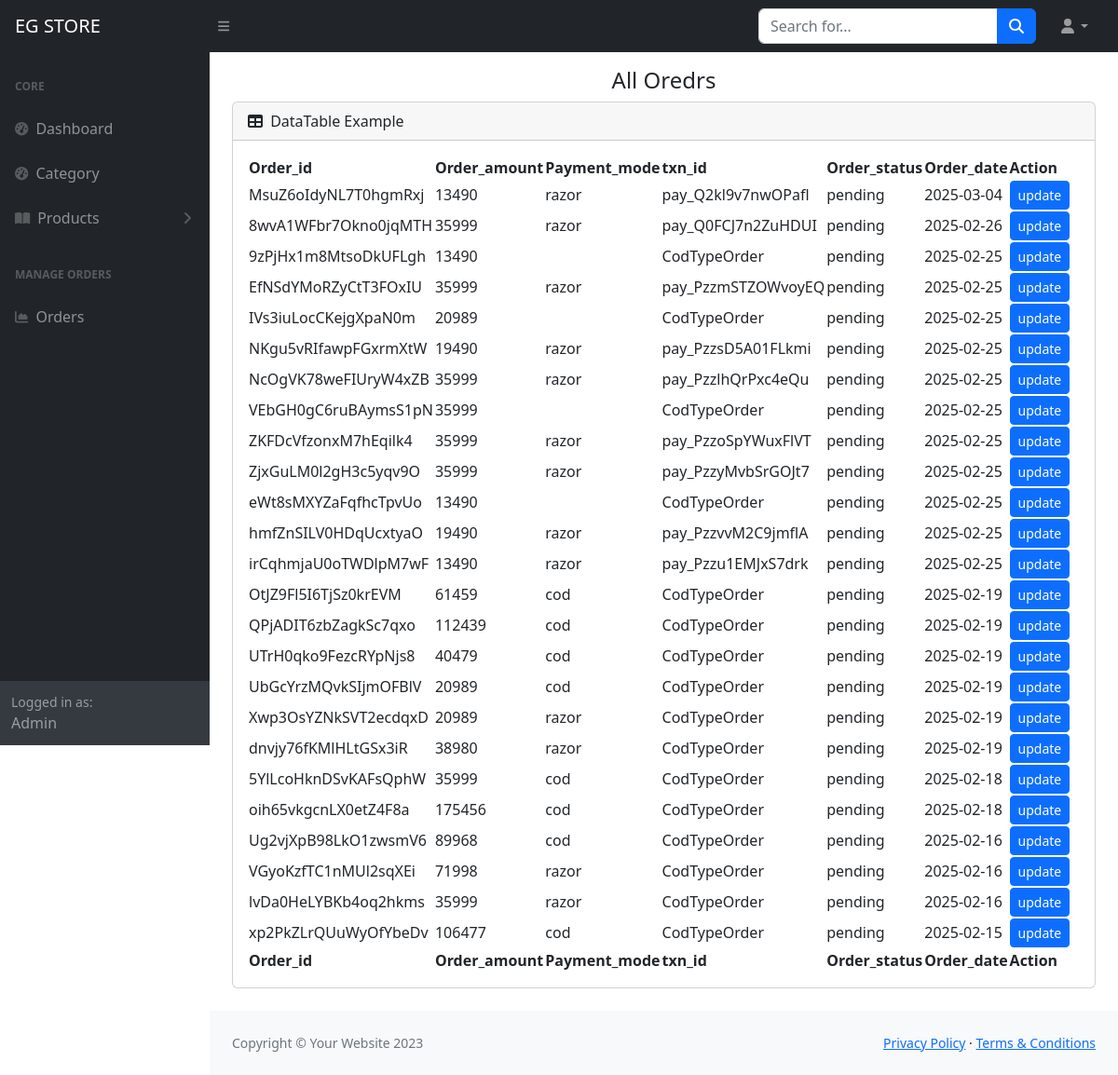
The app's page /Admin/orders.php (signed in) with its own data.
### tables this page shows
CREATE TABLE `orders` (
  `order_id` varchar(250) NOT NULL,
  `cus_id` int(11) NOT NULL,
  `address_id` int(11) NOT NULL,
  `total_order_amount` int(11) NOT NULL,
  `payment_mode` enum('cod','razor') NOT NULL,
  `txn_id` varchar(250) NOT NULL DEFAULT 'CodTypeOrder',
  `order_status` enum('pending','approved','hold','delivered') NOT NULL DEFAULT 'pending',
  `order_date` date NOT NULL DEFAULT current_timestamp()
);

### Admin/orders.php (the view, shortened to what this page needs)
<?php
include("./layouts/header.php");
?>
<div id="layoutSidenav">
    <?php include("./layouts/sidebar.php"); ?>
    <div id="layoutSidenav_content">
        <main>
            <div class="text-center mt-3">
                <h4>All Oredrs</h4>
            </div>
            <div class="container-fluid px-4">
                <div class="card mb-4">
                    <div class="card-header">
                        <i class="fas fa-table me-1"></i>
                        DataTable Example
                    </div>
                    <div class="card-body">
                        <table id="datatablesSimple">
                            <thead>
                                <tr>
                                    <th>Order_id</th>
                                    <th>Order_amount</th>
                                    <th>Payment_mode</th>
                                    <th>txn_id</th>
                                    <th>Order_status</th>
                                    <th>Order_date</th>
                                    <th>Action</th>
                                </tr>
                            </thead>
                            <tfoot>
                                <tr>
                                    <th>Order_id</th>
                                    <th>Order_amount</th>
                                    <th>Payment_mode</th>
                                    <th>txn_id</th>
                                    <th>Order_status</th>
                                    <th>Order_date</th>
                                    <th>Action</th>
                                </tr>
                            </tfoot>
                            <tbody>
                                <?php
                                $select_query = mysqli_query($conn, "SELECT * FROM `orders` ORDER BY order_date DESC");
                                if (mysqli_num_rows($select_query)>0) {
                                    while ($data = mysqli_fetch_assoc($select_query)) {
                                        ?>
                                        <tr>
                                            <td><?php echo $data['order_id']; ?></td>
                                            <td><?php echo $data['total_order_amount']; ?></td>
                                            <td><?php echo $data['payment_mode']; ?></td>
                                            <td><?php echo $data['txn_id']; ?></td>
                                            <td><?php echo $data['order_status']; ?></td>
                                            <td><?php echo $data['order_date']; ?></td>
                                            <td><button class="btn btn-primary btn-sm">update</button></td>
                                        </tr>
                                        <?php
                                    }
                                }
                                ?>
                            </tbody>
                        </table>
                    </div>
                </div>
            </div>
        </main>
<?php
include("./layouts/footer.php");
?>

### records on screen
orders: order_id "MsuZ6oIdyNL7T0hgmRxj", total_order_amount "13490", payment_mode "razor", txn "pay_Q2kl9v7nwOPafl", order_status "pending", order_date "2025-03-04"
orders: order_id "8wvA1WFbr7Okno0jqMTH", total_order_amount "35999", payment_mode "razor", txn "pay_Q0FCJ7n2ZuHDUI", order_status "pending", order_date "2025-02-26"
orders: order_id "9zPjHx1m8MtsoDkUFLgh", total_order_amount "13490", txn "CodTypeOrder", order_status "pending", order_date "2025-02-25"
orders: order_id "EfNSdYMoRZyCtT3FOxIU", total_order_amount "35999", payment_mode "razor", txn "pay_PzzmSTZOWvoyEQ", order_status "pending", order_date "2025-02-25"
orders: order_id "IVs3iuLocCKejgXpaN0m", total_order_amount "20989", txn "CodTypeOrder", order_status "pending", order_date "2025-02-25"
orders: order_id "NKgu5vRIfawpFGxrmXtW", total_order_amount "19490", payment_mode "razor", txn "pay_PzzsD5A01FLkmi", order_status "pending", order_date "2025-02-25"
orders: order_id "NcOgVK78weFIUryW4xZB", total_order_amount "35999", payment_mode "razor", txn "pay_PzzlhQrPxc4eQu", order_status "pending", order_date "2025-02-25"
orders: order_id "VEbGH0gC6ruBAymsS1pN", total_order_amount "35999", txn "CodTypeOrder", order_status "pending", order_date "2025-02-25"
orders: order_id "ZKFDcVfzonxM7hEqilk4", total_order_amount "35999", payment_mode "razor", txn "pay_PzzoSpYWuxFlVT", order_status "pending", order_date "2025-02-25"
orders: order_id "ZjxGuLM0l2gH3c5yqv9O", total_order_amount "35999", payment_mode "razor", txn "pay_PzzyMvbSrGOJt7", order_status "pending", order_date "2025-02-25"
orders: order_id "eWt8sMXYZaFqfhcTpvUo", total_order_amount "13490", txn "CodTypeOrder", order_status "pending", order_date "2025-02-25"
orders: order_id "hmfZnSILV0HDqUcxtyaO", total_order_amount "19490", payment_mode "razor", txn "pay_PzzvvM2C9jmflA", order_status "pending", order_date "2025-02-25"
orders: order_id "irCqhmjaU0oTWDlpM7wF", total_order_amount "13490", payment_mode "razor", txn "pay_Pzzu1EMJxS7drk", order_status "pending", order_date "2025-02-25"
orders: order_id "OtJZ9Fl5I6TjSz0krEVM", total_order_amount "61459", payment_mode "cod", txn "CodTypeOrder", order_status "pending", order_date "2025-02-19"
orders: order_id "QPjADIT6zbZagkSc7qxo", total_order_amount "112439", payment_mode "cod", txn "CodTypeOrder", order_status "pending", order_date "2025-02-19"
orders: order_id "UTrH0qko9FezcRYpNjs8", total_order_amount "40479", payment_mode "cod", txn "CodTypeOrder", order_status "pending", order_date "2025-02-19"
orders: order_id "UbGcYrzMQvkSIjmOFBlV", total_order_amount "20989", payment_mode "cod", txn "CodTypeOrder", order_status "pending", order_date "2025-02-19"
orders: order_id "Xwp3OsYZNkSVT2ecdqxD", total_order_amount "20989", payment_mode "razor", txn "CodTypeOrder", order_status "pending", order_date "2025-02-19"
orders: order_id "dnvjy76fKMlHLtGSx3iR", total_order_amount "38980", payment_mode "razor", txn "CodTypeOrder", order_status "pending", order_date "2025-02-19"
orders: order_id "5YlLcoHknDSvKAFsQphW", total_order_amount "35999", payment_mode "cod", txn "CodTypeOrder", order_status "pending", order_date "2025-02-18"
orders: order_id "oih65vkgcnLX0etZ4F8a", total_order_amount "175456", payment_mode "cod", txn "CodTypeOrder", order_status "pending", order_date "2025-02-18"
orders: order_id "Ug2vjXpB98LkO1zwsmV6", total_order_amount "89968", payment_mode "cod", txn "CodTypeOrder", order_status "pending", order_date "2025-02-16"
orders: order_id "VGyoKzfTC1nMUl2sqXEi", total_order_amount "71998", payment_mode "razor", txn "CodTypeOrder", order_status "pending", order_date "2025-02-16"
orders: order_id "lvDa0HeLYBKb4oq2hkms", total_order_amount "35999", payment_mode "razor", txn "CodTypeOrder", order_status "pending", order_date "2025-02-16"
orders: order_id "xp2PkZLrQUuWyOfYbeDv", total_order_amount "106477", payment_mode "cod", txn "CodTypeOrder", order_status "pending", order_date "2025-02-15"

### other values on screen
$site_title "EG STORE"
$_SESSION['admin']['name'] "Admin"
